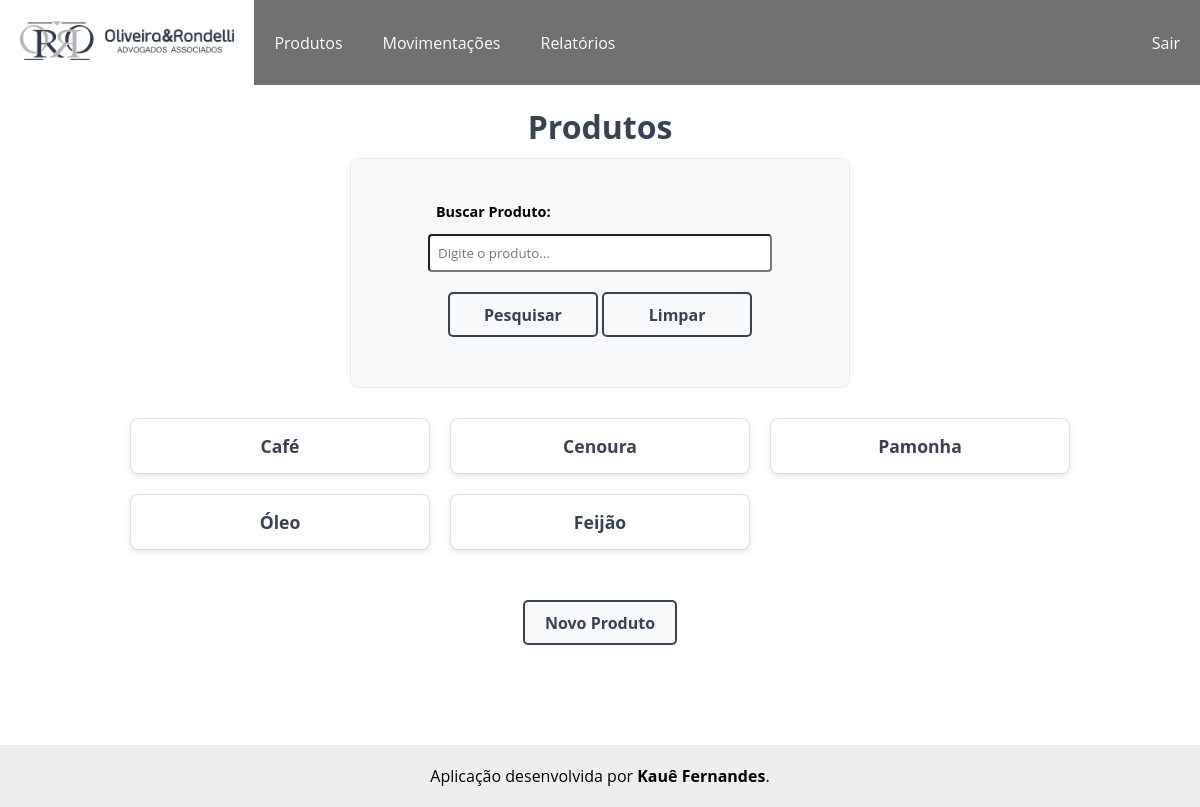
The page /produtos/produtos/ (signed in) on the database its author committed.
### produtos/models.py (models this page shows, shortened)
class Produtos(models.Model):
    pro_referencia = models.CharField('Referência', max_length=20, default='SEM-REF')                                                       # Referência do produto
    pro_descricao = models.TextField('Descrição')                                                                                           # Descrição do produto
    pro_unidade = models.ForeignKey(Unidades, on_delete=models.PROTECT, verbose_name='Unidade', default=1)                                  # Chave estrangeira referenciando a unidade da tabela Unidades
    pro_custo_medio = models.DecimalField('movimentacoes.Movimentacao', decimal_places=2, max_digits=10, default=0)                         # Custo médio
    pro_saldo = models.DecimalField('Saldo', decimal_places=2, max_digits=10, default=0)                                                    # Saldo do produto no estoque
    pro_data_adicionada = models.DateTimeField(auto_now_add=True)                                                                            # Data em que o produto foi adicionado
    pro_data_modificado = models.DateTimeField(auto_now=True)                                                                               # Data em que o produto foi modificado
    def __str__(self):
        return self.pro_descricao
    class Meta:
        verbose_name = 'Produto'
        verbose_name_plural = 'Produtos'
        ordering = ['-pro_descricao']

### produtos/views.py (the view)
# urls.py: path('produtos/', views.lista_produtos, name='produtos'),                           # Caminho para a página dos produtos
@login_required
def lista_produtos(request):
    pesquisa = request.GET.get('search')
    if pesquisa:
        produtos = Produtos.objects.filter(pro_descricao__icontains=pesquisa)
    else:
        produtos = Produtos.objects.order_by('pro_saldo')[:5]
    context = {'produtos': produtos}
    return render(request, 'produtos/lista_produtos.html', context)

### produtos/templates/produtos/lista_produtos.html (shortened to what this page needs)
<!DOCTYPE html>
{% extends "core/base.html" %}
{% load static %}
    {% block extra_css %}
        <link rel="stylesheet" href="{% static 'css/produtos.css' %}">
    {% endblock %}
    {% block content %}
    <h1>Produtos</h1>
    <div class="container-formulario">
        <form method="get" action="{% url 'produtos' %}" class="formulario">
            <p>
                <label>Buscar Produto:</label>
                <input type="text" name="search" placeholder="Digite o produto..." value="{{ request.GET.search }}">
            </p>
            <div class="container-botao">
                <button type="submit" class="botao-pesquisar">Pesquisar</button>
                <a href="{% url 'produtos' %}" class="botao-voltar">Limpar</a>
            </div>
        </form>
    </div>
    <div class="container-produtos">
        <ul class="lista_produtos">
            {% for produto in produtos %}
                <a href="{% url 'produto' produto.id %}"><li>{{ produto }}</li></a>
            {% empty %}
                <li>Não existe produto cadastrado.</li>
            {% endfor %}
        </ul>
    </div>
    <div class="container-botao">
        <a href="{% url 'novo_produto' %}"><button class="botao-novo-produto">Novo Produto</button></a>
    </div>
    {% endblock content %}

### static/css/style1.css (style rules this page uses)
* { margin: 0; padding: 0; box-sizing: border-box; font-family: 'Open Sans', sans-serif; }

### static/css/produtos.css (style rules this page uses)
h1 { text-align: center; color: rgba(56, 66, 82); padding: 0 0 10px 0; }
.container-produtos { text-align: center; width: 100%; }
.lista_produtos { display: grid; grid-template-columns: repeat(auto-fit, minmax(200px, 300px)); gap: 20px; padding: 30px; list-style: none; justify-content: center; width: 100%; }
.lista_produtos a { background-color: #fff; border: 1px solid #ddd; border-radius: 8px; padding: 15px; text-align: center; transition: transform 0.2s, box-shadow 0.2s; box-shadow: 0 2px 5px rgba(0,0,0,0.1); text-decoration: none; }
.lista_produtos li { text-decoration: none; color: rgba(56, 66, 82); font-weight: bold; font-size: 1.1rem; }
.container-formulario { background-color: #f8f9fa; padding: 30px; border-radius: 8px; border: 1px solid #e9ecef; width: 500px; margin: 0 auto; display: flex; flex-direction: column; align-items: center; }
.formulario p { margin: 0; display: flex; flex-direction: column; font-weight: bold; font-size: 0.9rem; }
.formulario label, .formulario input { padding: 8px; border-radius: 4px; margin-top: 5px; }
.container-botao { text-align: center; width: 100%; padding: 20px; }
.botao-novo-produto, .botao-alterar-produto, .botao-voltar, .botao-salvar, .botao-pesquisar { display: inline-flex; align-items: center; justify-content: center; height: 45px; min-width: 150px; padding: 0 20px; font-family: inherit; font-size: 16px; font-weight: bold; text-decoration: none; color: rgba(56, 66, 82); background-color: #f8f9fa; border: 2px solid rgba(56, 66, 82); border-radius: 5px; cursor: pointer; transition: all 0.2s; box-sizing: border-box; }

### rows shown on the page
Produtos: pro_descricao "Café"
Produtos: pro_descricao "Cenoura"
Produtos: pro_descricao "Pamonha"
Produtos: pro_descricao "Óleo"
Produtos: pro_descricao "Feijão"
